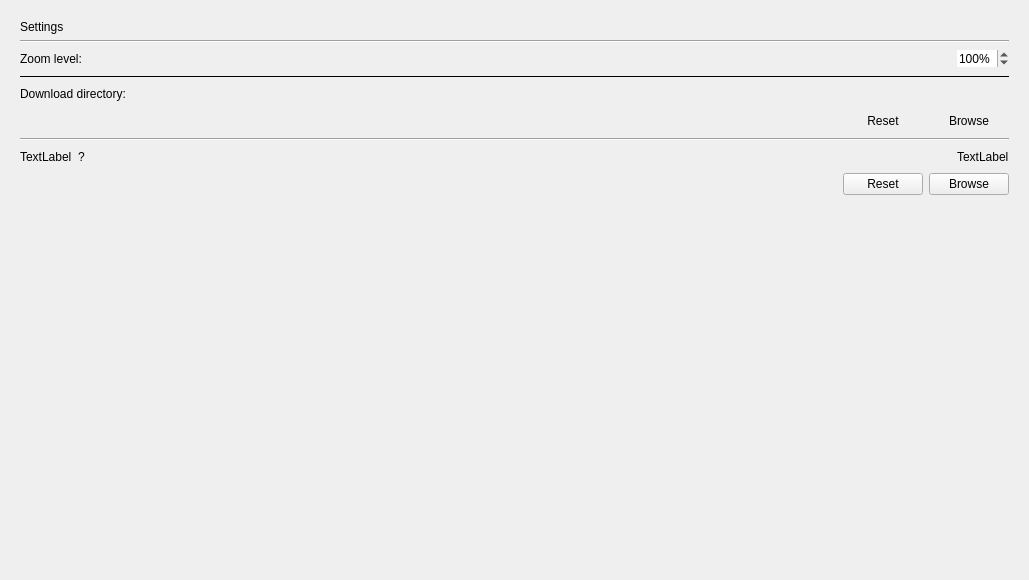
<?xml version="1.0" encoding="UTF-8"?>
<ui version="4.0">
 <class>Settings</class>
 <widget class="QWidget" name="Settings">
  <property name="geometry">
   <rect>
    <x>0</x>
    <y>0</y>
    <width>1029</width>
    <height>580</height>
   </rect>
  </property>
  <property name="sizePolicy">
   <sizepolicy hsizetype="Fixed" vsizetype="Fixed">
    <horstretch>0</horstretch>
    <verstretch>0</verstretch>
   </sizepolicy>
  </property>
  <property name="minimumSize">
   <size>
    <width>600</width>
    <height>0</height>
   </size>
  </property>
  <property name="windowTitle">
   <string>Form</string>
  </property>
  <layout class="QHBoxLayout" name="horizontalLayout_4">
   <item>
    <widget class="QWidget" name="widget" native="true">
     <property name="maximumSize">
      <size>
       <width>16777215</width>
       <height>16777215</height>
      </size>
     </property>
     <layout class="QVBoxLayout" name="verticalLayout">
      <item>
       <layout class="QVBoxLayout" name="mainLayout">
        <item>
         <widget class="QLabel" name="settingsLabel">
          <property name="minimumSize">
           <size>
            <width>0</width>
            <height>0</height>
           </size>
          </property>
          <property name="text">
           <string>Settings</string>
          </property>
         </widget>
        </item>
        <item>
         <widget class="Line" name="line_3">
          <property name="orientation">
           <enum>Qt::Horizontal</enum>
          </property>
         </widget>
        </item>
        <item>
         <layout class="QHBoxLayout" name="horizontalLayout_2">
          <item>
           <widget class="QLabel" name="zoomPercentLabel">
            <property name="text">
             <string>Zoom level:</string>
            </property>
           </widget>
          </item>
          <item>
           <spacer name="horizontalSpacer_4">
            <property name="orientation">
             <enum>Qt::Horizontal</enum>
            </property>
            <property name="sizeHint" stdset="0">
             <size>
              <width>40</width>
              <height>20</height>
             </size>
            </property>
           </spacer>
          </item>
          <item>
           <widget class="QSpinBox" name="zoomPercentSpinBox">
            <property name="frame">
             <bool>false</bool>
            </property>
            <property name="suffix">
             <string>%</string>
            </property>
            <property name="minimum">
             <number>30</number>
            </property>
            <property name="maximum">
             <number>500</number>
            </property>
            <property name="singleStep">
             <number>10</number>
            </property>
            <property name="value">
             <number>100</number>
            </property>
           </widget>
          </item>
         </layout>
        </item>
        <item>
         <widget class="Line" name="line_2">
          <property name="frameShadow">
           <enum>QFrame::Plain</enum>
          </property>
          <property name="orientation">
           <enum>Qt::Horizontal</enum>
          </property>
         </widget>
        </item>
        <item>
         <layout class="QHBoxLayout" name="horizontalLayout_3">
          <item>
           <widget class="QLabel" name="downloadDirLabel">
            <property name="text">
             <string>Download directory:</string>
            </property>
           </widget>
          </item>
          <item>
           <spacer name="horizontalSpacer">
            <property name="orientation">
             <enum>Qt::Horizontal</enum>
            </property>
            <property name="sizeHint" stdset="0">
             <size>
              <width>40</width>
              <height>20</height>
             </size>
            </property>
           </spacer>
          </item>
          <item>
           <widget class="QLabel" name="downloadDirPath">
            <property name="text">
             <string/>
            </property>
           </widget>
          </item>
         </layout>
        </item>
        <item>
         <layout class="QHBoxLayout" name="horizontalLayout_5">
          <item>
           <spacer name="horizontalSpacer_2">
            <property name="orientation">
             <enum>Qt::Horizontal</enum>
            </property>
            <property name="sizeHint" stdset="0">
             <size>
              <width>40</width>
              <height>20</height>
             </size>
            </property>
           </spacer>
          </item>
          <item>
           <widget class="QPushButton" name="resetButton">
            <property name="mouseTracking">
             <bool>true</bool>
            </property>
            <property name="autoFillBackground">
             <bool>true</bool>
            </property>
            <property name="styleSheet">
             <string notr="true"/>
            </property>
            <property name="text">
             <string>Reset</string>
            </property>
            <property name="autoDefault">
             <bool>true</bool>
            </property>
            <property name="flat">
             <bool>true</bool>
            </property>
           </widget>
          </item>
          <item>
           <widget class="QPushButton" name="browseButton">
            <property name="autoFillBackground">
             <bool>true</bool>
            </property>
            <property name="styleSheet">
             <string notr="true"/>
            </property>
            <property name="text">
             <string>Browse</string>
            </property>
            <property name="flat">
             <bool>true</bool>
            </property>
           </widget>
          </item>
         </layout>
        </item>
        <item>
         <widget class="Line" name="line_4">
          <property name="orientation">
           <enum>Qt::Horizontal</enum>
          </property>
         </widget>
        </item>
        <item>
         <layout class="QHBoxLayout" name="horizontalLayout_6">
          <item>
           <widget class="QLabel" name="monitorDirLabel">
            <property name="text">
             <string>TextLabel</string>
            </property>
           </widget>
          </item>
          <item>
           <widget class="QLabel" name="monitorHelp">
            <property name="text">
             <string>?</string>
            </property>
            <property name="textFormat">
             <enum>Qt::AutoText</enum>
            </property>
            <property name="alignment">
             <set>Qt::AlignCenter</set>
            </property>
            <property name="indent">
             <number>-5</number>
            </property>
           </widget>
          </item>
          <item>
           <spacer name="horizontalSpacer_6">
            <property name="orientation">
             <enum>Qt::Horizontal</enum>
            </property>
            <property name="sizeHint" stdset="0">
             <size>
              <width>40</width>
              <height>20</height>
             </size>
            </property>
           </spacer>
          </item>
          <item>
           <widget class="QLabel" name="monitorDirPath">
            <property name="text">
             <string>TextLabel</string>
            </property>
           </widget>
          </item>
         </layout>
        </item>
        <item>
         <layout class="QHBoxLayout" name="horizontalLayout_8">
          <item>
           <spacer name="horizontalSpacer_7">
            <property name="orientation">
             <enum>Qt::Horizontal</enum>
            </property>
            <property name="sizeHint" stdset="0">
             <size>
              <width>40</width>
              <height>20</height>
             </size>
            </property>
           </spacer>
          </item>
          <item>
           <widget class="QPushButton" name="monitorClear">
            <property name="text">
             <string>Reset</string>
            </property>
           </widget>
          </item>
          <item>
           <widget class="QPushButton" name="monitorBrowse">
            <property name="text">
             <string>Browse</string>
            </property>
           </widget>
          </item>
         </layout>
        </item>
        <item>
         <spacer name="verticalSpacer">
          <property name="orientation">
           <enum>Qt::Vertical</enum>
          </property>
          <property name="sizeHint" stdset="0">
           <size>
            <width>20</width>
            <height>40</height>
           </size>
          </property>
         </spacer>
        </item>
       </layout>
      </item>
     </layout>
    </widget>
   </item>
  </layout>
 </widget>
 <resources/>
 <connections/>
</ui>
